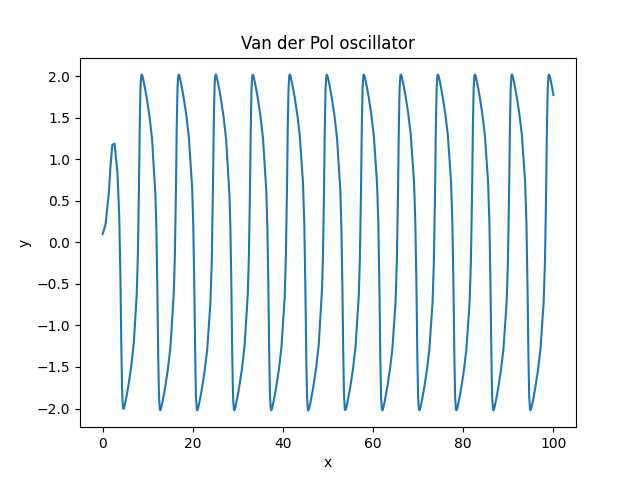

Write Python code to recreate this figure.
import numpy as np
from scipy.integrate import solve_ivp
import matplotlib.pyplot as plt
import math

# Compute the period of the limit cycle for a given value of mu and initial condition y0
def limit_cycle_period(mu, y0, upto):

    # Define the van der Pol equation
    def van_der_pol(x, y):
        dydx = [y[1], mu*(1-y[0]**2)*y[1] - y[0]]
        return dydx
    
    def show(x, y):
        plt.plot(x, y) 
        plt.xlabel('x')
        plt.ylabel('y')
        plt.title("Van der Pol oscillator")
        plt.savefig("q4.png")
        plt.show()
        
    # Solve the van der Pol equation using solve_ivp
    sol = solve_ivp(van_der_pol, [0, upto], y0)
    # Extract the solution for y
    x = sol.t 
    y = sol.y[0] 
    show(x,y)
    # Extract the corresponding values of t
    # print(x,y,sep="\n")
    crossings = np.where(np.diff(np.sign(y)))[0] 
    # Find the indices of the zero crossings
    # Compute the mean period between the crossings
    time = np.mean(2*np.diff(x[crossings]))
    print("Time period of the limit cycle is", time)

# Compute the period of the limit cycle and print it to the console
T = limit_cycle_period(mu = 2.5, y0 = [0.1, 0.1], upto = 100)